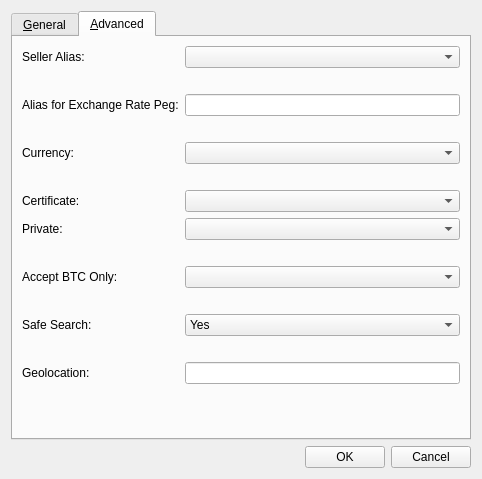
<?xml version="1.0" encoding="UTF-8"?>
<ui version="4.0">
 <class>EditOfferDialog</class>
 <widget class="QWidget" name="EditOfferDialog">
  <property name="geometry">
   <rect>
    <x>0</x>
    <y>0</y>
    <width>482</width>
    <height>479</height>
   </rect>
  </property>
  <property name="windowTitle">
   <string>Edit Offer</string>
  </property>
  <layout class="QVBoxLayout" name="verticalLayout_2">
   <item>
    <widget class="QTabWidget" name="EditOfferDialogTab">
     <property name="currentIndex">
      <number>1</number>
     </property>
     <widget class="QWidget" name="tab_general">
      <attribute name="title">
       <string>&amp;General</string>
      </attribute>
      <layout class="QGridLayout" name="gridLayout" columnstretch="0,0">
       <property name="horizontalSpacing">
        <number>12</number>
       </property>
       <item row="6" column="1">
        <spacer name="verticalSpacer">
         <property name="orientation">
          <enum>Qt::Vertical</enum>
         </property>
         <property name="sizeHint" stdset="0">
          <size>
           <width>20</width>
           <height>40</height>
          </size>
         </property>
        </spacer>
       </item>
       <item row="0" column="0">
        <widget class="QLabel" name="offerLabel">
         <property name="text">
          <string>Offer:</string>
         </property>
        </widget>
       </item>
       <item row="0" column="1">
        <widget class="QLineEdit" name="offerEdit"/>
       </item>
       <item row="3" column="1">
        <widget class="QLineEdit" name="priceEdit"/>
       </item>
       <item row="4" column="1">
        <widget class="QLineEdit" name="qtyEdit"/>
       </item>
       <item row="5" column="1">
        <widget class="QPlainTextEdit" name="descriptionEdit"/>
       </item>
       <item row="1" column="1">
        <widget class="QLineEdit" name="nameEdit"/>
       </item>
       <item row="3" column="0">
        <widget class="QLabel" name="priceLabel">
         <property name="text">
          <string>Price:</string>
         </property>
        </widget>
       </item>
       <item row="4" column="0">
        <widget class="QLabel" name="qtyLabel">
         <property name="text">
          <string>Quantity:</string>
         </property>
        </widget>
       </item>
       <item row="5" column="0">
        <widget class="QLabel" name="label_7">
         <property name="text">
          <string>Description:</string>
         </property>
        </widget>
       </item>
       <item row="1" column="0">
        <widget class="QLabel" name="label_6">
         <property name="text">
          <string>Title:</string>
         </property>
        </widget>
       </item>
       <item row="2" column="0">
        <widget class="QLabel" name="categoryLabel">
         <property name="text">
          <string>Category:</string>
         </property>
        </widget>
       </item>
       <item row="2" column="1">
        <widget class="QComboBox" name="categoryEdit">
         <property name="editable">
          <bool>true</bool>
         </property>
        </widget>
       </item>
      </layout>
     </widget>
     <widget class="QWidget" name="tab_advanced">
      <attribute name="title">
       <string>&amp;Advanced</string>
      </attribute>
      <layout class="QFormLayout" name="formLayout_2">
       <item row="0" column="0">
        <widget class="QLabel" name="aliasLabel">
         <property name="text">
          <string>Seller Alias:</string>
         </property>
        </widget>
       </item>
       <item row="0" column="1">
        <widget class="QComboBox" name="aliasEdit">
         <property name="enabled">
          <bool>true</bool>
         </property>
        </widget>
       </item>
       <item row="2" column="1">
        <widget class="QLabel" name="aliasDisclaimer">
         <property name="text">
          <string/>
         </property>
         <property name="wordWrap">
          <bool>true</bool>
         </property>
        </widget>
       </item>
       <item row="4" column="0">
        <widget class="QLabel" name="label_10">
         <property name="text">
          <string>Alias for Exchange Rate Peg:</string>
         </property>
        </widget>
       </item>
       <item row="4" column="1">
        <widget class="QLineEdit" name="aliasPegEdit"/>
       </item>
       <item row="5" column="1">
        <widget class="QLabel" name="aliasPegDisclaimer">
         <property name="text">
          <string/>
         </property>
         <property name="wordWrap">
          <bool>true</bool>
         </property>
        </widget>
       </item>
       <item row="6" column="0">
        <widget class="QLabel" name="currencyLabel">
         <property name="text">
          <string>Currency:</string>
         </property>
        </widget>
       </item>
       <item row="6" column="1">
        <widget class="QComboBox" name="currencyEdit">
         <property name="editable">
          <bool>false</bool>
         </property>
        </widget>
       </item>
       <item row="7" column="1">
        <widget class="QLabel" name="currencyDisclaimer">
         <property name="text">
          <string/>
         </property>
         <property name="wordWrap">
          <bool>true</bool>
         </property>
        </widget>
       </item>
       <item row="8" column="0">
        <widget class="QLabel" name="certLabel">
         <property name="text">
          <string>Certificate:</string>
         </property>
        </widget>
       </item>
       <item row="8" column="1">
        <widget class="QComboBox" name="certEdit"/>
       </item>
       <item row="9" column="0">
        <widget class="QLabel" name="label_12">
         <property name="text">
          <string>Private:</string>
         </property>
        </widget>
       </item>
       <item row="9" column="1">
        <widget class="QComboBox" name="privateEdit"/>
       </item>
       <item row="10" column="1">
        <widget class="QLabel" name="privateDisclaimer">
         <property name="text">
          <string/>
         </property>
         <property name="wordWrap">
          <bool>true</bool>
         </property>
        </widget>
       </item>
       <item row="11" column="0">
        <widget class="QLabel" name="label_11">
         <property name="text">
          <string>Accept BTC Only:</string>
         </property>
        </widget>
       </item>
       <item row="11" column="1">
        <widget class="QComboBox" name="acceptBTCOnlyEdit"/>
       </item>
       <item row="12" column="1">
        <widget class="QLabel" name="btcOnlyDisclaimer">
         <property name="text">
          <string/>
         </property>
         <property name="wordWrap">
          <bool>true</bool>
         </property>
        </widget>
       </item>
       <item row="13" column="0">
        <widget class="QLabel" name="label">
         <property name="text">
          <string>Safe Search:</string>
         </property>
        </widget>
       </item>
       <item row="13" column="1">
        <widget class="QComboBox" name="safeSearchEdit">
         <item>
          <property name="text">
           <string>Yes</string>
          </property>
         </item>
         <item>
          <property name="text">
           <string>No</string>
          </property>
         </item>
        </widget>
       </item>
       <item row="14" column="1">
        <widget class="QLabel" name="safeSearchDisclaimer">
         <property name="text">
          <string/>
         </property>
         <property name="wordWrap">
          <bool>true</bool>
         </property>
        </widget>
       </item>
       <item row="15" column="0">
        <widget class="QLabel" name="label_2">
         <property name="text">
          <string>Geolocation:</string>
         </property>
        </widget>
       </item>
       <item row="15" column="1">
        <widget class="QLineEdit" name="geoLocationEdit"/>
       </item>
       <item row="16" column="1">
        <spacer name="verticalSpacer_2">
         <property name="orientation">
          <enum>Qt::Vertical</enum>
         </property>
         <property name="sizeHint" stdset="0">
          <size>
           <width>20</width>
           <height>40</height>
          </size>
         </property>
        </spacer>
       </item>
      </layout>
     </widget>
    </widget>
   </item>
   <item>
    <layout class="QHBoxLayout" name="horizontalLayout">
     <item>
      <spacer name="horizontalSpacer">
       <property name="orientation">
        <enum>Qt::Horizontal</enum>
       </property>
       <property name="sizeHint" stdset="0">
        <size>
         <width>40</width>
         <height>20</height>
        </size>
       </property>
      </spacer>
     </item>
     <item>
      <widget class="QPushButton" name="okButton">
       <property name="text">
        <string>OK</string>
       </property>
      </widget>
     </item>
     <item>
      <widget class="QPushButton" name="cancelButton">
       <property name="text">
        <string>Cancel</string>
       </property>
      </widget>
     </item>
    </layout>
   </item>
  </layout>
 </widget>
 <resources>
  <include location="../syscoin.qrc"/>
 </resources>
 <connections/>
</ui>
